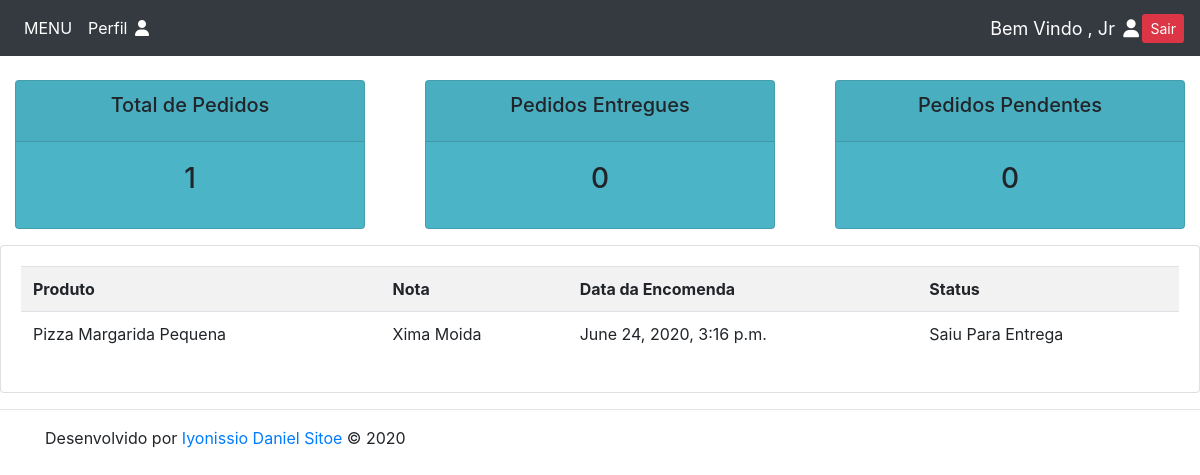
/user/ (signed in), run on the app's committed database.
### entregar/models.py (models this page shows, shortened)
class Order(models.Model):
    STATUS = (
        ('Pendente', 'Pendente'),
        ('Saiu Para Entrega', 'Saiu Para Entrega'),
        ('Entregue', 'Entregue')
    )
    customer = models.ForeignKey(Customer, null=True, on_delete= models.SET_NULL)
    product = models.ForeignKey(Product, null=True, on_delete= models.SET_NULL)
    date_created = models.DateTimeField(auto_now_add=True)
    status = models.CharField(max_length=200, null=True, choices=STATUS)
    note = models.CharField(max_length=1000, null=True)

class Product(models.Model):
    CATEGORY = (
        ('Levar', 'Levar'),
        ('Comer Aqui ', 'Comer Aqui')
    )
    name = models.CharField(max_length=200, null=True)
    price = models.FloatField( null=True)
    category = models.CharField(max_length=200, null=True, choices=CATEGORY)
    description = models.CharField(max_length=200, null=True, blank= True)
    date_created = models.DateTimeField(auto_now_add=True)
    tags = models.ManyToManyField(Tag)
    def __str__(self):
        return self.name

### entregar/decorators.py (the view)
        def wrapper_func(request, *args, **kwargs):
            group = None
            if request.user.groups.exists():
                group = request.user.groups.all()[0].name
            if group in allowed_roles:
                return view_func(request, *args, **kwargs)
            else:
                return HttpResponse('Nao estas Autorizado a Entrar nesta area !! Faca Login como Cliente para aceder ao Menu Pessoal' )

### entregar/views.py (called while the page is built)
@login_required(login_url='login')
@allowed_users(allowed_roles=['customer'])
def userPage(request):
    orders = request.user.customer.order_set.all()
    total_orders = orders.count()
    delivered = orders.filter(status='Entregue').count()
    pending = orders.filter(status='Pendente').count()
    context = {'orders':orders,'total_orders':total_orders,'delivered':delivered,'pending':pending}
    return render(request, 'entregar/user.html', context)

### entregar/templates/entregar/user.html
{% extends 'entregar/main.html' %}
{% block content %}
{% include 'entregar/status.html'%}
<div class="row">
    <div class="col-md">
        <div class="card card-body">
            <table class="table table table-striped">
                <tr>
                    <th>Produto</th>
                    <th>Nota</th>
                    <th>Data da Encomenda</th>
                    <th>Status</th>
                </tr>
                {% for order in orders %}
                <tr>
                    <td>{{order.product}}</td>
                    <td>{{order.note}}</td>
                    <td>{{order.date_created}}</td>
                    <td>{{order.status}}</td>
                </tr>
                {% endfor %}
            </table>
        </div>
    </div>
</div>
{% endblock content %}

### entregar/templates/entregar/navbar.html (shortened to what this page needs)
{% load static %}
<nav class="navbar navbar-expand-lg navbar-dark bg-dark">
  <div class="collapse navbar-collapse" id="navbarNav">
    <ul class="navbar-nav">
      {% if request.user.is_staff %}
      <li class="nav-item active">
        <a class="nav-link" href="{% url 'home' %}"><i class="fa fa-home"></i></a>
      </li>
      {% else %}
      <li class="nav-item active">
        <a class="nav-link" href="{% url 'products' %}"> MENU </a>
      </li>
      <li class="nav-item active">
        <a class="nav-link" href="{% url 'account' %}"> Perfil <i class="fa fa-fw fa-user"></i> </a>
      </li>
      {% endif %}
    </ul>
  </div>
  <span class="hello-msg">Bem Vindo ,  {{request.user}} <a><i class="fa fa-fw fa-user"></i></a> </span>
<a class="btm btn-sm btn-danger" href="{% url 'logout' %}"> Sair </a>
</nav>

### static/css/main.css (style rules this page uses)
body { background-color:white; }

### entregar/templates/entregar/navbar.html (style rules this page uses)
.hello-msg { font-size: 18px; color: #fff; margin-rigth: 20px; }

### data on the page
Order: product "Pizza Margarida Pequena", note "Xima Moida", date_created "June 24, 2020, 3:16 p.m.", status "Saiu Para Entrega"

### other printed values
{{ request.user }} "Jr"
{{ total_orders }} "1"
{{ delivered }} "0"
{{ pending }} "0"
